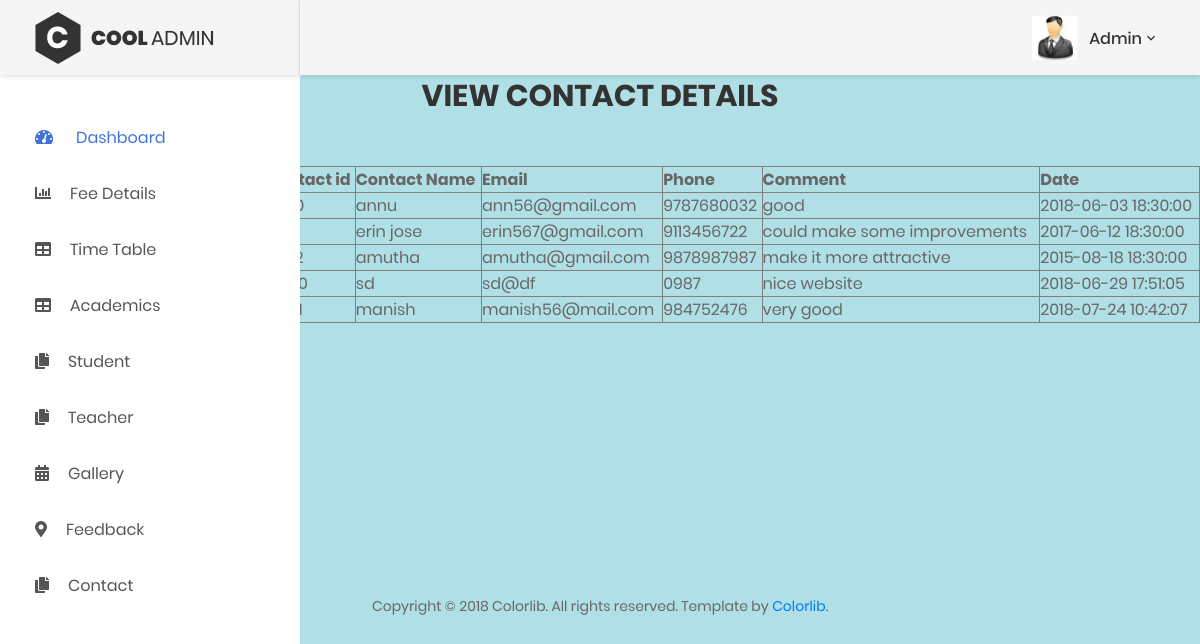
Page /admin/contact.php on the committed database.
### tables this page shows
CREATE TABLE `tbl_contact` (
  `contact_id` int(11) NOT NULL,
  `c_name` varchar(30) NOT NULL,
  `c_email` varchar(50) NOT NULL,
  `c_phone` varchar(10) NOT NULL,
  `c_comment` varchar(200) DEFAULT NULL,
  `c_status` int(1) NOT NULL DEFAULT '0',
  `date` timestamp NOT NULL DEFAULT CURRENT_TIMESTAMP
);

### admin/contact.php (the view, shortened to what this page needs)
<html>
<body style="background-color:powderblue">
<br><br><br>
<h2 align="center">VIEW CONTACT DETAILS</h2>
</body>
</html>
<?php
$con=mysqli_connect("localhost","root","","school");
include ("header.php");
$result = mysqli_query($con,"SELECT * FROM tbl_contact ");
echo"<br><br>";
echo "<table width=\"78%\" border=\"1\" style=\"border-collapse:collapse;\" align=\"right\">
<tr>
<th>Contact id</th>
<th>Contact Name</th>
<th> Email</th>
<th>Phone</th>
<th>Comment</th>
<th>Date </th>
</tr>";
while($row = mysqli_fetch_array($result))
{
    echo "<tr>";
    echo "<td>" . $row['contact_id'] . "</td>";
    echo "<td>" . $row['c_name'] . "</td>";
    echo "<td>" . $row['c_email'] . "</td>";
    echo "<td>" . $row['c_phone'] . "</td>";
    echo "<td>" . $row['c_comment'] . "</td>";
    echo "<td>" . $row['date'] . "</td>";
}
echo "</table>";
?>
<?php
echo"<BR><BR><BR><BR><br><br><br><br>";
include("footer.php");
?>

### admin/header.php (shortened to what this page needs)
<!DOCTYPE html>
<html lang="en">
<head>
    <link href="css/font-face.css" rel="stylesheet" media="all">
    <link href="vendor/font-awesome-4.7/css/font-awesome.min.css" rel="stylesheet" media="all">
    <link href="vendor/font-awesome-5/css/fontawesome-all.min.css" rel="stylesheet" media="all">
    <link href="vendor/mdi-font/css/material-design-iconic-font.min.css" rel="stylesheet" media="all">
    <link href="vendor/bootstrap-4.1/bootstrap.min.css" rel="stylesheet" media="all">
    <link href="vendor/animsition/animsition.min.css" rel="stylesheet" media="all">
    <link href="vendor/bootstrap-progressbar/bootstrap-progressbar-3.3.4.min.css" rel="stylesheet" media="all">
    <link href="vendor/wow/animate.css" rel="stylesheet" media="all">
    <link href="vendor/css-hamburgers/hamburgers.min.css" rel="stylesheet" media="all">
    <link href="vendor/slick/slick.css" rel="stylesheet" media="all">
    <link href="vendor/select2/select2.min.css" rel="stylesheet" media="all">
    <link href="vendor/perfect-scrollbar/perfect-scrollbar.css" rel="stylesheet" media="all">
    <link href="css/theme.css" rel="stylesheet" media="all">
</head>
<body class="animsition">
<div class="page-wrapper">
    <aside class="menu-sidebar d-none d-lg-block">
        <div class="logo">
            <a href="#">
                <img src="images/icon/logo.png" alt="Cool Admin" />
            </a>
        </div>
        <div class="menu-sidebar__content js-scrollbar1">
            <nav class="navbar-sidebar">
                <ul class="list-unstyled navbar__list">
                    <li class="active has-sub">
                        <a class="js-arrow" href="home.php">
                            <i class="fas fa-tachometer-alt"></i> Dashboard</a>
                    </li>
                    <li class="has-sub">
                        <a class="js-arrow" href="#">
                            <i class="fas fa-chart-bar"></i>Fee Details</a>
                    </li>
                    <li class="has-sub">
                        <a class="js-arrow" href="#">
                            <i class="fas fa-table"></i>Time Table</a>
                    </li>
                    <li class="has-sub">
                        <a class="js-arrow" href="#">
                            <i class="fas fa-table"></i>Academics</a>
                    </li>
                    <li class="has-sub">
                        <a class="js-arrow" href="#">
                            <i class="fas fa-copy"></i>Student</a>
                    </li>
                    <li class="has-sub">
                        <a class="js-arrow" href="#">
                            <i class="fas fa-copy"></i>Teacher</a>
                    </li>
                    <li>
                        <a href="gallery.php">
                            <i class="fas fa-calendar-alt"></i>Gallery</a>
                    </li>
                    <li>
                        <a href="feedback.php">
                            <i class="fas fa-map-marker-alt"></i>Feedback</a>
                    </li>
                    <li class="has-sub">
                        <a class="js-arrow" href="contact.php">
                            <i class="fas fa-copy"></i>Contact</a>
                    </li>
            </nav>
        </div>
    </aside>
    <div class="page-container">
        <header class="header-desktop">
            <div class="section__content section__content--p30">
                <div class="container-fluid">
                    <div class="header-wrap">
                        <div class="header-button">
                            <div class="noti-wrap">
                                <div class="account-wrap">
                                    <div class="account-item clearfix js-item-menu">
                                        <div class="image">
                                            <img src="images/icon/1.jpg" alt="John Doe" />
                                        </div>
                                        <div class="content">
                                            <a class="js-acc-btn" href="#">Admin</a>
                                        </div>
                                    </div>
                                </div>
                            </div>
                        </div>
                    </div>
                </div>
        </header>
</div>
</div>
</body>
<html>

### admin/footer.php
<html>
<body>
<footer>
<div class="row">
    <div class="col-md-12">
        <div class="copyright">
            <p class="foot">Copyright © 2018 Colorlib. All rights reserved. Template by <a href="https://colorlib.com">Colorlib</a>.</p>
        </div>
    </div>
</div>
</footer>
</body>
</html>

### rows in the picture
tbl_contact: c_name "annu", c_email "ann56@gmail.com", c_phone "9787680032", c_comment "good", date "2018-06-03 18:30:00"
tbl_contact: c_name "erin jose", c_email "erin567@gmail.com", c_phone "9113456722", c_comment "could make some improvements", date "2017-06-12 18:30:00"
tbl_contact: c_name "amutha", c_email "amutha@gmail.com", c_phone "9878987987", c_comment "make it more attractive", date "2015-08-18 18:30:00"
tbl_contact: c_name "sd", c_email "sd@df", c_phone "0987", c_comment "nice website", date "2018-06-29 17:51:05"
tbl_contact: c_name "manish", c_email "manish56@mail.com", c_phone "984752476", c_comment "very good", date "2018-07-24 10:42:07"
